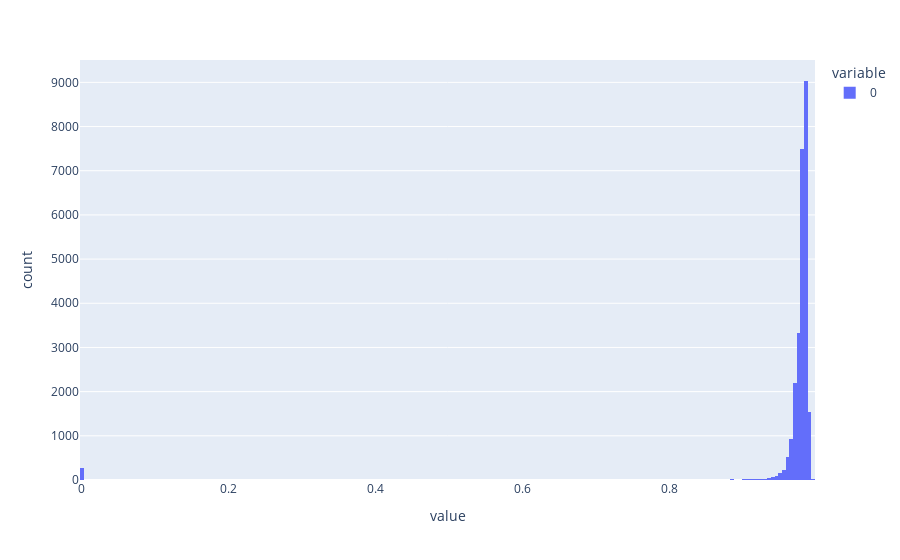

The cell this chart's notebook holds for it:
### Code cell
import torch as t
import plotly.express as px 
px.histogram(t.tensor(trajectory_data_set.returns))

### Figure 1 — Plotly figure (JSON) as saved in the notebook; plotly's stock layout.template omitted (floating-point values rounded to 4 significant figures; data arrays with more than 128 entries replaced by an {"elided": "..."} marker saying what was removed)
{"data": [{"alignmentgroup": "True", "bingroup": "x", "hovertemplate": "variable=0<br>value=%{x}<br>count=%{y}<extra></extra>", "legendgroup": "0", "marker": {"color": "#636efa", "pattern": {"shape": ""}}, "name": "0", "offsetgroup": "0", "orientation": "v", "showlegend": true, "type": "histogram", "x": {"elided": "26442 float values"}, "xaxis": "x", "yaxis": "y"}], "layout": {"barmode": "relative", "legend": {"title": {"text": "variable"}, "tracegroupgap": 0}, "margin": {"t": 60}, "xaxis": {"anchor": "y", "domain": [0, 1], "title": {"text": "value"}}, "yaxis": {"anchor": "x", "domain": [0, 1], "title": {"text": "count"}}}}
